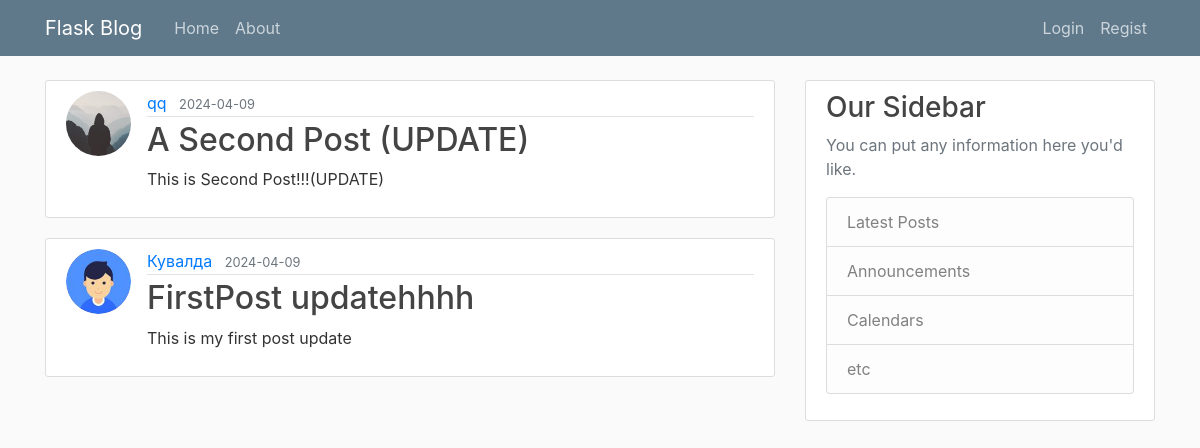
Before: / with the older database file.
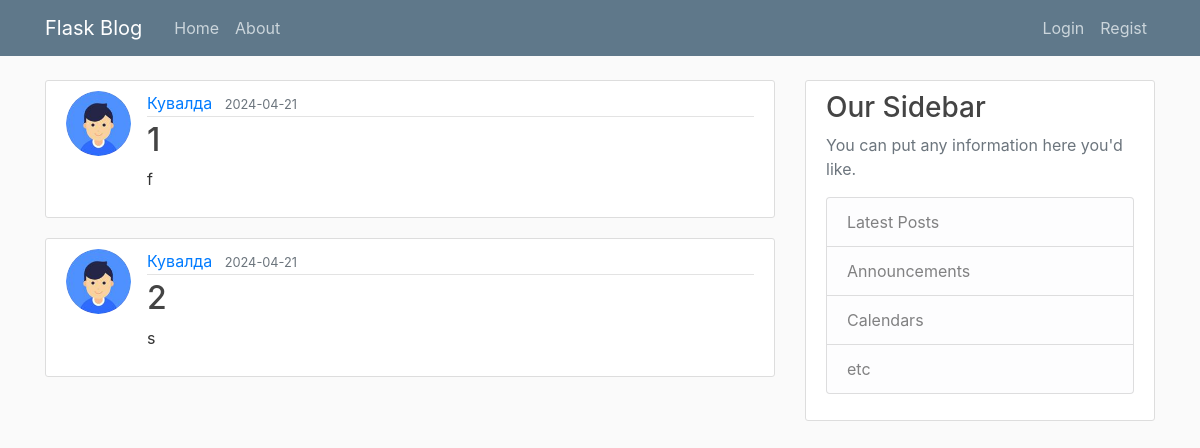
After: the same page with the newer database file.
### flaskblog/models.py (models this page shows, shortened)
class Post(db.Model):
    id = db.Column(db.Integer, primary_key=True)
    title = db.Column(db.String(80), nullable=False)
    date_posted = db.Column(db.DateTime, nullable=False, default= datetime.now(timezone.utc))
    content = db.Column(db.Text, nullable=False)
    user_id = db.Column(db.Integer, db.ForeignKey('user.id'), nullable=False)

class User(db.Model, UserMixin):
    id = db.Column(db.Integer, primary_key=True)
    username = db.Column(db.String(20), unique=True, nullable=False)
    email = db.Column(db.String(120), unique=True, nullable=False)
    image_file = db.Column(db.String(20), nullable=False, default='default.jpg')
    password = db.Column(db.String(60), nullable=False)
    posts = db.relationship('Post', backref='author', lazy=True)

### flaskblog/routs.py (the view)
@app.route("/")
def index():
    page = request.args.get('page', 1, type=int)
    posts = Post.query.order_by(Post.date_posted.desc()).paginate(page=page ,per_page=2)#метод paginate позволяет разбивать выводимые посты на несколько страниц
    return render_template("home.html", posts = posts)

### flaskblog/templates/home.html (shortened to what this page needs)
{%extends "base.html" %}
{% block body %}
    {% for post in posts %}
        <article class="media content-section">
          <img class = "rounded-circle article-img" src="{{ url_for('static', filename = 'profile_pics/' + post.author.image_file) }}">
          <div class="media-body">
            <div class="article-metadata">
              <a class="mr-2" href="#">{{ post.author.username }}</a>
              <small class="text-muted">{{ post.date_posted.strftime('%Y-%m-%d') }}</small>
            </div>
            <h2><a class="article-title" href="{{ url_for('post', post_id = post.id) }}">{{ post.title }}</a></h2>
            <p class="article-content">{{ post.content }}</p>
          </div>
        </article>
    {% endfor %}
{% endblock %}

### flaskblog/templates/base.html (shortened to what this page needs)
<!DOCTYPE html>
<html>
<head>
    <link rel="stylesheet" href="https://maxcdn.bootstrapcdn.com/bootstrap/4.0.0/css/bootstrap.min.css">
    <link rel="stylesheet" type="text/css" href="{{ url_for('static', filename='main.css') }}">
</head>
<body>
    <header class="site-header">
      <nav class="navbar navbar-expand-md navbar-dark bg-steel fixed-top">
        <div class="container">
          <a class="navbar-brand mr-4" href="/flaskblog/static">Flask Blog</a>
          <div class="collapse navbar-collapse" id="navbarToggle">
            <div class="navbar-nav mr-auto">
              <a class="nav-item nav-link" href="{{ url_for('index') }}">Home</a>
              <a class="nav-item nav-link" href="{{ url_for('about') }}">About</a>
            </div>
            <div class="navbar-nav">
              {% if current_user.is_authenticated %}
              <a class="nav-item nav-link" href="{{ url_for('new_post') }}">New Post</a>
              <a class="nav-item nav-link" href="{{ url_for('account') }}">Account</a>
                <a class="nav-item nav-link" href="{{ url_for('logout') }}">Logout</a>
              {% else %}
              <a class="nav-item nav-link" href="{{ url_for('login') }}">Login</a>
              <a class="nav-item nav-link" href="{{ url_for('register') }}">Regist</a>
              {%endif%}
            </div>
          </div>
        </div>
      </nav>
    </header>
    <main role="main" class="container">
      <div class="row">
        <div class="col-md-8">
          {%block body%}{% endblock %}
        </div>
        <div class="col-md-4">
          <div class="content-section">
            <h3>Our Sidebar</h3>
            <p class='text-muted'>You can put any information here you'd like.
              <ul class="list-group">
                <li class="list-group-item list-group-item-light">Latest Posts</li>
                <li class="list-group-item list-group-item-light">Announcements</li>
                <li class="list-group-item list-group-item-light">Calendars</li>
                <li class="list-group-item list-group-item-light">etc</li>
              </ul>
            </p>
          </div>
        </div>
      </div>
    </main>
</body>
</html>

### flaskblog/static/main.css (style rules this page uses)
body { background: #fafafa; color: #333333; margin-top: 5rem; }
h1, h2, h3, h4, h5, h6 { color: #444444; }
.bg-steel { background-color: #5f788a; }
.site-header .navbar-nav .nav-link { color: #cbd5db; }
.content-section { background: #ffffff; padding: 10px 20px; border: 1px solid #dddddd; border-radius: 3px; margin-bottom: 20px; }
.article-title { color: #444444; }
.article-content { white-space: pre-line; }
.article-img { height: 65px; width: 65px; margin-right: 16px; }
.article-metadata { padding-bottom: 1px; margin-bottom: 4px; border-bottom: 1px solid #e3e3e3 }

Changed rows visible on the page:
no longer on this page (row unchanged): Post: image_file (placeholder picture), author.username "qq", date_posted "2024-04-09", title "A Second Post (UPDATE)", content "This is Second Post!!!(UPDATE)"
removed Post: image_file (picture), author.username "Кувалда", date_posted "2024-04-09", title "FirstPost updatehhhh", content "This is my first post update"
added Post: image_file (picture), author.username "Кувалда", date_posted "2024-04-21", title "1", content "f"
added Post: image_file (picture), author.username "Кувалда", date_posted "2024-04-21", title "2", content "s"
